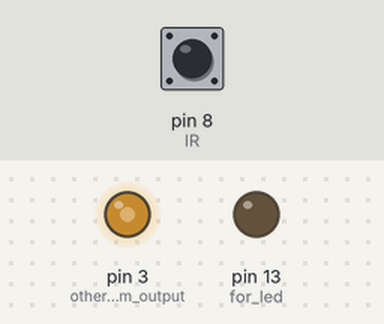
Simulated run of this sketch. Board: Arduino Uno, built with avr-gcc and run on an emulated ATmega328P. Parts: output pins drawn as LEDs (lit = HIGH). The test bench sets the inputs (shaded band); at power-on: pin 8 (IR) HIGH. What the sketch prints to the serial monitor is not drawn.

Above: at 0.05 s.
At 1.7 s:
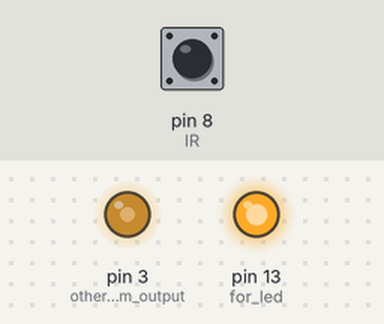
Timing chart, 0 to 4.0 s (numbered marks = the images above):
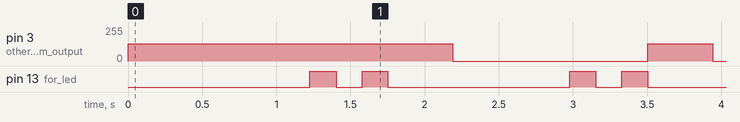

Measured:
- by itself, pin 3 (otherwise_no_pwm_output): alternates 128/255 for 0.44 s and 0/255 for 1.3 s
- by itself, pin 13 (for_led): repeats every 1.8 s: LOW 0.18 s, HIGH 0.17 s, LOW 1.2 s, HIGH 0.17 s

The sketch:

timmer_ir.ino
```cpp
/* idea:
 * use Timer2, because timer0 is used for delay/millis, leaving Timer1 for other stuff (because it has 16 bits)
 * this means we can use pins D3(PB3) and D12(PD3) from the arduino(avr).
 * we use comparator OCR2A to make the counter overflow at 210 resulting at a frequency of 38kHz
 * we use comparator OCR2B to toggle pin3(OC2B) at 105 (50% dutycycle) (it automatically flips back at 0)
 * the prescaler can be set to 1 for maximum accuracy, but then we do require phase-correct pwm, not for phase correctness but because it halves the frequency.

useful link:
https://et06.dunweber.com/atmega_timers/
*/


#define TIMER_ENABLE_PWM    (TCCR2A |= _BV(COM2B1))
#define TIMER_DISABLE_PWM   (TCCR2A &= ~(_BV(COM2B1)))


// the setup function runs once when you press reset or power the board
void setup() {
	Serial.begin(115200);

  pinMode(3,OUTPUT); // otherwise no pwm output
  pinMode(13,OUTPUT); // for led

  // set the overflow threshold
  // experimentally determined
  OCR2A = 210; // reset counter
  OCR2B = 105; // flip output halfway

  // set output compare mode: output OC2 high when above OCR2B
  bitSet(TCCR2A , COM2B1);
  bitClear(TCCR2A,COM2B0);

  // WGM (configured for phase-correct pwm because then the frequency is halved such that we can use prescaler 1 and we get better frequency accuracy)
  bitSet(TCCR2A,WGM20);
  bitClear(TCCR2A,WGM21);
  bitSet(TCCR2B,WGM22);

  // prescaler 1x
  bitSet(TCCR2B,CS20);
  bitClear(TCCR2B,CS21);
  bitClear(TCCR2B,CS22);

}

#define TOP 5000
#define DECR(x,dx) if(x<(dx)){x=x+TOP-(dx);}{x=x-(dx);}

uint16_t counter = TOP;
bool status = false;
void loop() {

	uint16_t oldcounter = counter;
	DECR(counter,3); // normal time progression

	// get in sync:
	if(!digitalRead(8)) { // if IR receiver is getting something
		Serial.println("+");
		if(counter < TOP/2) {
			DECR(counter,1); // catch up
		}else{
			counter++; // slow down
		}
	}else{
		Serial.println("-");
	}

	// check if we should turn off
	if(status && counter < TOP/4*3){
		// all off
		// digitalWrite(13,LOW);
		TIMER_DISABLE_PWM;
		status = false;
	}
	if(counter > oldcounter){ // wrapped
		// all on
		// digitalWrite(13,HIGH);
		status = true;
		TIMER_ENABLE_PWM;
	}
	digitalWrite(13,counter < 500 || (counter > 1000 && counter < 1500));
	delay(1);


}
```
